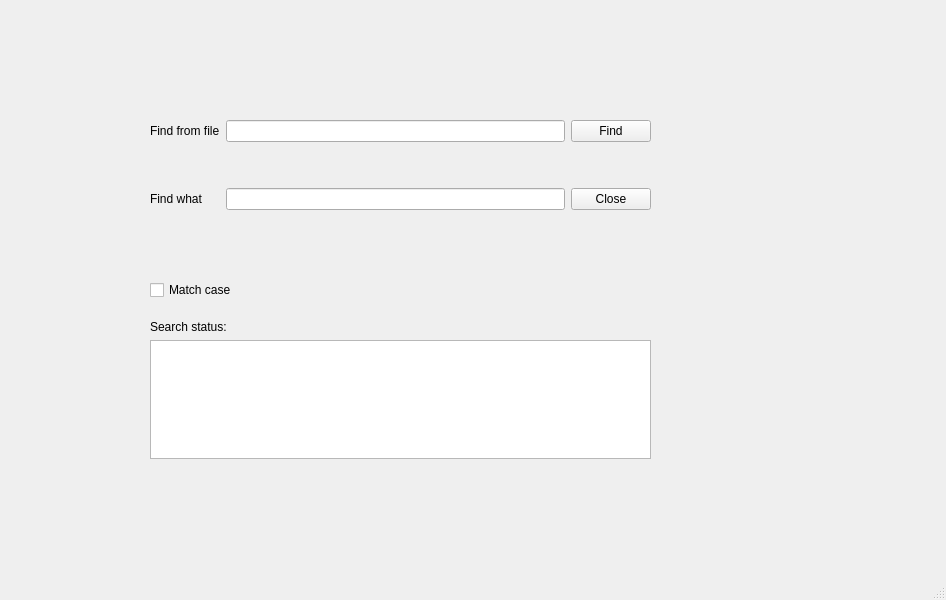
<?xml version="1.0" encoding="UTF-8"?>
<ui version="4.0">
 <class>MainWindow</class>
 <widget class="QMainWindow" name="MainWindow">
  <property name="geometry">
   <rect>
    <x>0</x>
    <y>0</y>
    <width>946</width>
    <height>600</height>
   </rect>
  </property>
  <property name="windowTitle">
   <string>MainWindow</string>
  </property>
  <widget class="QWidget" name="centralwidget">
   <widget class="QWidget" name="gridLayoutWidget">
    <property name="geometry">
     <rect>
      <x>150</x>
      <y>80</y>
      <width>501</width>
      <height>171</height>
     </rect>
    </property>
    <layout class="QGridLayout" name="gridLayout">
     <item row="1" column="1">
      <widget class="QLineEdit" name="keyLineEdit">
       <property name="text">
        <string/>
       </property>
      </widget>
     </item>
     <item row="0" column="0">
      <widget class="QLabel" name="findFromFile">
       <property name="text">
        <string>Find from file</string>
       </property>
      </widget>
     </item>
     <item row="1" column="0">
      <widget class="QLabel" name="findWhat">
       <property name="text">
        <string>Find what</string>
       </property>
      </widget>
     </item>
     <item row="0" column="1">
      <widget class="QLineEdit" name="fileLineEdit">
       <property name="text">
        <string/>
       </property>
      </widget>
     </item>
     <item row="0" column="2">
      <widget class="QPushButton" name="findPushButton">
       <property name="text">
        <string>Find</string>
       </property>
      </widget>
     </item>
     <item row="1" column="2">
      <widget class="QPushButton" name="closePushButton">
       <property name="text">
        <string>Close</string>
       </property>
      </widget>
     </item>
    </layout>
   </widget>
   <widget class="QWidget" name="verticalLayoutWidget">
    <property name="geometry">
     <rect>
      <x>150</x>
      <y>320</y>
      <width>501</width>
      <height>139</height>
     </rect>
    </property>
    <layout class="QVBoxLayout" name="verticalLayout">
     <item>
      <widget class="QLabel" name="label_3">
       <property name="text">
        <string>Search status:</string>
       </property>
      </widget>
     </item>
     <item>
      <widget class="QTextBrowser" name="textBrowser"/>
     </item>
    </layout>
   </widget>
   <widget class="QCheckBox" name="matchCheckBox">
    <property name="geometry">
     <rect>
      <x>150</x>
      <y>280</y>
      <width>499</width>
      <height>20</height>
     </rect>
    </property>
    <property name="text">
     <string>Match case</string>
    </property>
   </widget>
  </widget>
  <widget class="QMenuBar" name="menubar">
   <property name="geometry">
    <rect>
     <x>0</x>
     <y>0</y>
     <width>946</width>
     <height>26</height>
    </rect>
   </property>
  </widget>
  <widget class="QStatusBar" name="statusbar"/>
 </widget>
 <resources/>
 <connections>
  <connection>
   <sender>closePushButton</sender>
   <signal>clicked()</signal>
   <receiver>MainWindow</receiver>
   <slot>close()</slot>
   <hints>
    <hint type="sourcelabel">
     <x>640</x>
     <y>219</y>
    </hint>
    <hint type="destinationlabel">
     <x>726</x>
     <y>235</y>
    </hint>
   </hints>
  </connection>
  <connection>
   <sender>fileLineEdit</sender>
   <signal>editingFinished()</signal>
   <receiver>findPushButton</receiver>
   <slot>animateClick()</slot>
   <hints>
    <hint type="sourcelabel">
     <x>542</x>
     <y>154</y>
    </hint>
    <hint type="destinationlabel">
     <x>583</x>
     <y>151</y>
    </hint>
   </hints>
  </connection>
 </connections>
</ui>
